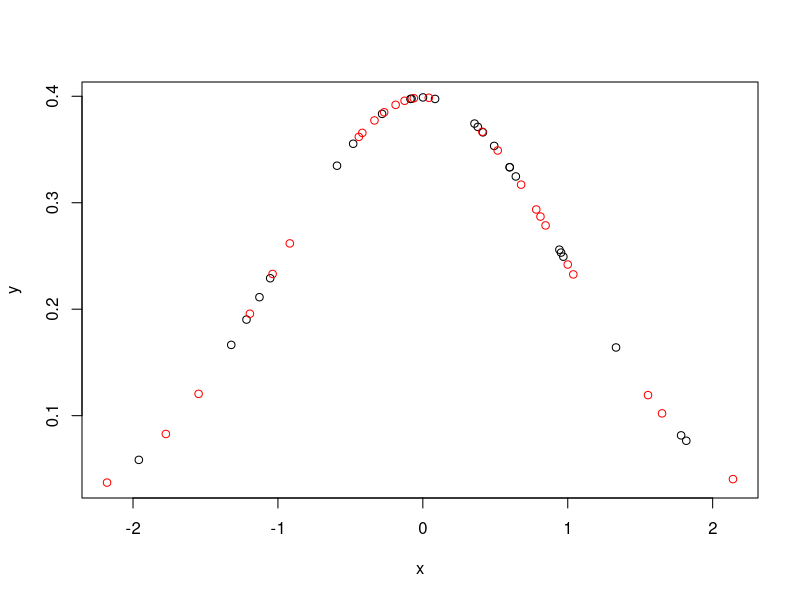

Write the R code that produced this figure.
  x1=rnorm(25, mean=0, sd=1)
  y1=dnorm(x1, mean=0, sd=1)
 
    x2=rnorm(25, mean=0, sd=1)
    y2=dnorm(x2, mean=0, sd=1)
    plot(x1, y1, type='p', xlim=range(x1,x2), ylim=range(y1, y2), xlab='x',
            ylab='y')
    points(x2, y2, type='p', col="red", xlab='x', ylab='y')
   
   
    
